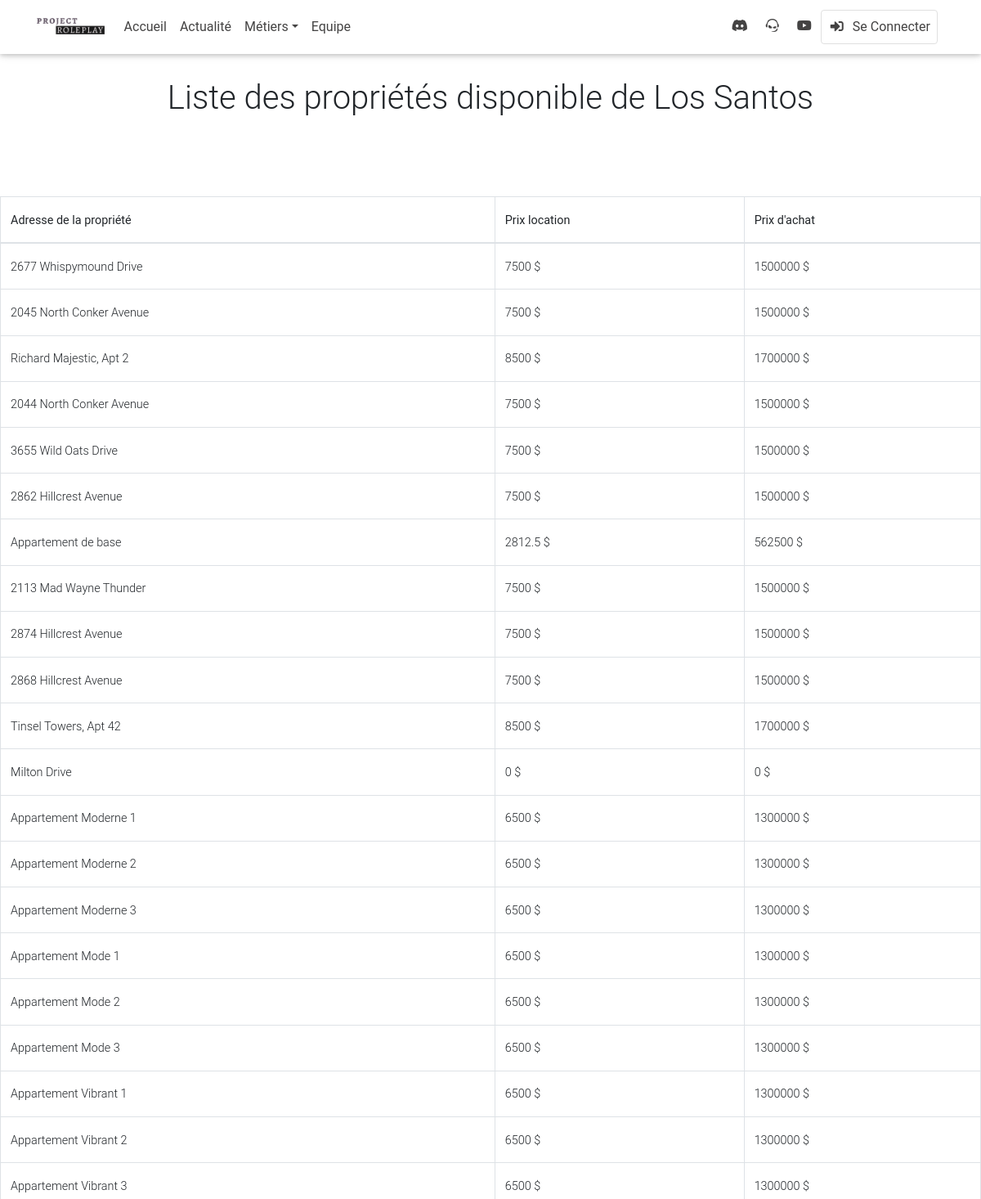
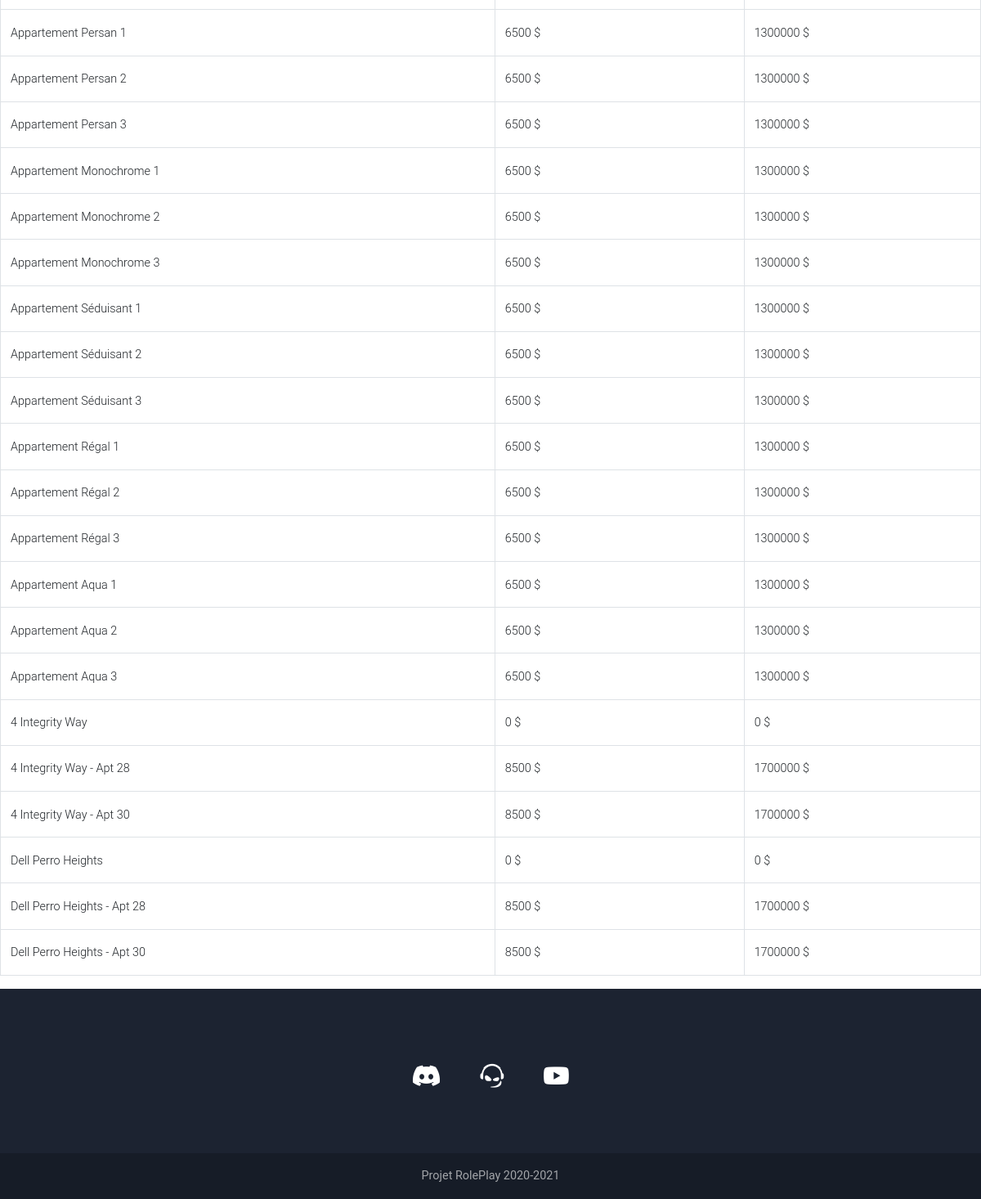
The page /?page=immo on the database its author committed (2 pictures, top to bottom).
### tables this page shows
CREATE TABLE `properties` (
  `id` int(11) NOT NULL,
  `name` varchar(255) DEFAULT NULL,
  `label` varchar(255) DEFAULT NULL,
  `entering` varchar(255) DEFAULT NULL,
  `exit` varchar(255) DEFAULT NULL,
  `inside` varchar(255) DEFAULT NULL,
  `outside` varchar(255) DEFAULT NULL,
  `ipls` varchar(255) DEFAULT '[]',
  `gateway` varchar(255) DEFAULT NULL,
  `is_single` int(11) DEFAULT NULL,
  `is_room` int(11) DEFAULT NULL,
  `is_gateway` int(11) DEFAULT NULL,
  `room_menu` varchar(255) DEFAULT NULL,
  `price` int(11) NOT NULL
);

### includes/class/immo.class.php (the view)
<?php
    class Immo {
        private $adresse;
        private $prix_location;
        private $prix_achat;
        public function __construct($data)
        {
            $this->adresse = $data['label'];
            $this->prix_location = $data['price'] / 200;
            $this->prix_achat = $data['price'];
        }
        public function getAdresse()
        {
            return $this->adresse;
        }
        public function getPrixLocation()
        {
            return $this->prix_location;
        }
        public function getPrixAchat()
        {
            return $this->prix_achat;
        }
        public function showPropertiesList(){
            echo'
            <tr>
                <td>'.$this->getAdresse().'</td>
                <td>'.$this->getPrixLocation().' $</td>
                <td>'.$this->getPrixAchat().' $</td>
            </tr>
            ';
        }
    }

### pages/immo.php
<h1 class="my-5 py-5 d-flex justify-content-center">Liste des propriétés disponible de Los Santos</h1>
<?php
    require './includes/class/immo.class.php';
    $request = "SELECT * FROM properties";
    $query = $bdd->query($request);
?>
<table class="table table-bordered">
    <thead>
    <tr>
        <th>Adresse de la propriété</th>
        <th>Prix location</th>
        <th>Prix d'achat</th>
    </tr>
    </thead>
    <tbody id="myTable">
        <?php
            while ($data = $query->fetch()) {
                $classGarage = new Immo($data);
                $classGarage->showPropertiesList();
            }
        ?>
    </tbody>
</table>

### rows shown on the page
properties: label "2677 Whispymound Drive", price "7500", price "1500000"
properties: label "2045 North Conker Avenue", price "7500", price "1500000"
properties: label "Richard Majestic, Apt 2", price "8500", price "1700000"
properties: label "2044 North Conker Avenue", price "7500", price "1500000"
properties: label "3655 Wild Oats Drive", price "7500", price "1500000"
properties: label "2862 Hillcrest Avenue", price "7500", price "1500000"
properties: label "Appartement de base", price "2812.5", price "562500"
properties: label "2113 Mad Wayne Thunder", price "7500", price "1500000"
properties: label "2874 Hillcrest Avenue", price "7500", price "1500000"
properties: label "2868 Hillcrest Avenue", price "7500", price "1500000"
properties: label "Tinsel Towers, Apt 42", price "8500", price "1700000"
properties: label "Milton Drive", price "0"
properties: label "Appartement Moderne 1", price "6500", price "1300000"
properties: label "Appartement Moderne 2", price "6500", price "1300000"
properties: label "Appartement Moderne 3", price "6500", price "1300000"
properties: label "Appartement Mode 1", price "6500", price "1300000"
properties: label "Appartement Mode 2", price "6500", price "1300000"
properties: label "Appartement Mode 3", price "6500", price "1300000"
properties: label "Appartement Vibrant 1", price "6500", price "1300000"
properties: label "Appartement Vibrant 2", price "6500", price "1300000"
properties: label "Appartement Vibrant 3", price "6500", price "1300000"
properties: label "Appartement Persan 1", price "6500", price "1300000"
properties: label "Appartement Persan 2", price "6500", price "1300000"
properties: label "Appartement Persan 3", price "6500", price "1300000"
properties: label "Appartement Monochrome 1", price "6500", price "1300000"
properties: label "Appartement Monochrome 2", price "6500", price "1300000"
properties: label "Appartement Monochrome 3", price "6500", price "1300000"
properties: label "Appartement Séduisant 1", price "6500", price "1300000"
properties: label "Appartement Séduisant 2", price "6500", price "1300000"
properties: label "Appartement Séduisant 3", price "6500", price "1300000"
properties: label "Appartement Régal 1", price "6500", price "1300000"
properties: label "Appartement Régal 2", price "6500", price "1300000"
properties: label "Appartement Régal 3", price "6500", price "1300000"
properties: label "Appartement Aqua 1", price "6500", price "1300000"
properties: label "Appartement Aqua 2", price "6500", price "1300000"
properties: label "Appartement Aqua 3", price "6500", price "1300000"
properties: label "4 Integrity Way", price "0"
properties: label "4 Integrity Way - Apt 28", price "8500", price "1700000"
properties: label "4 Integrity Way - Apt 30", price "8500", price "1700000"
properties: label "Dell Perro Heights", price "0"
properties: label "Dell Perro Heights - Apt 28", price "8500", price "1700000"
properties: label "Dell Perro Heights - Apt 30", price "8500", price "1700000"
